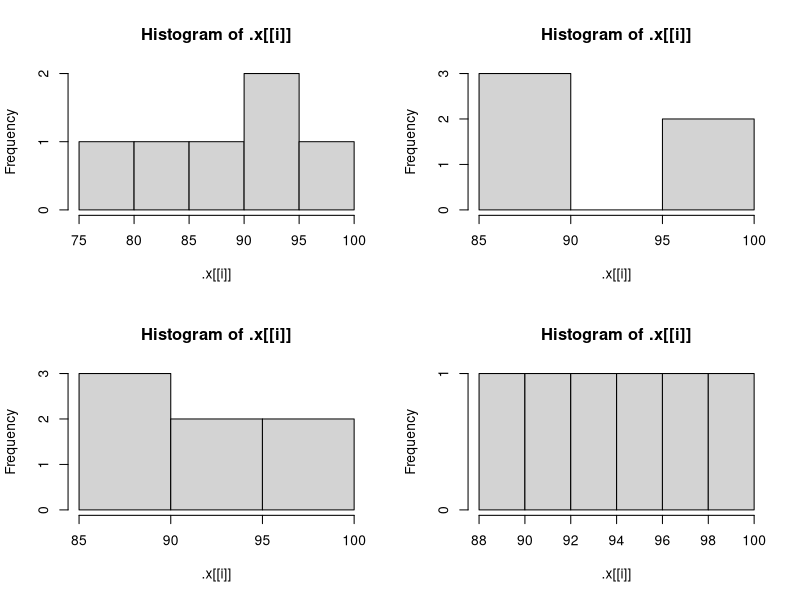
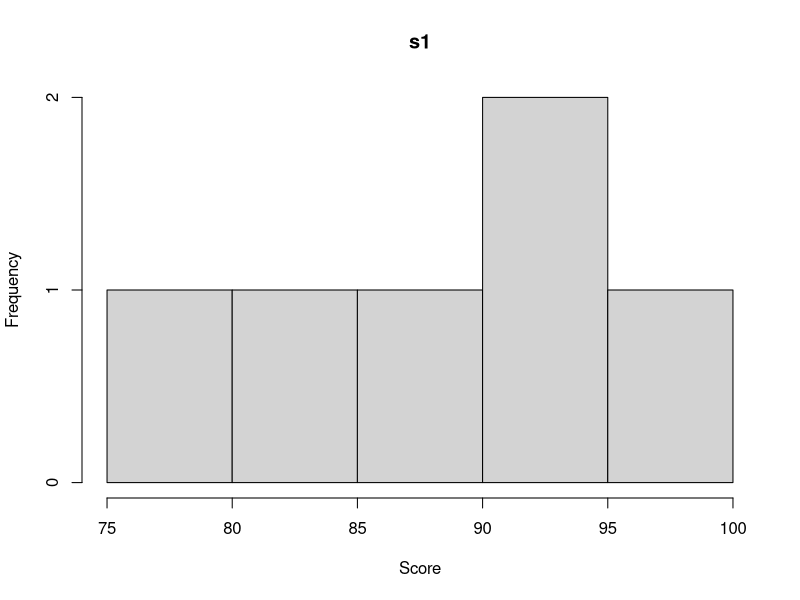
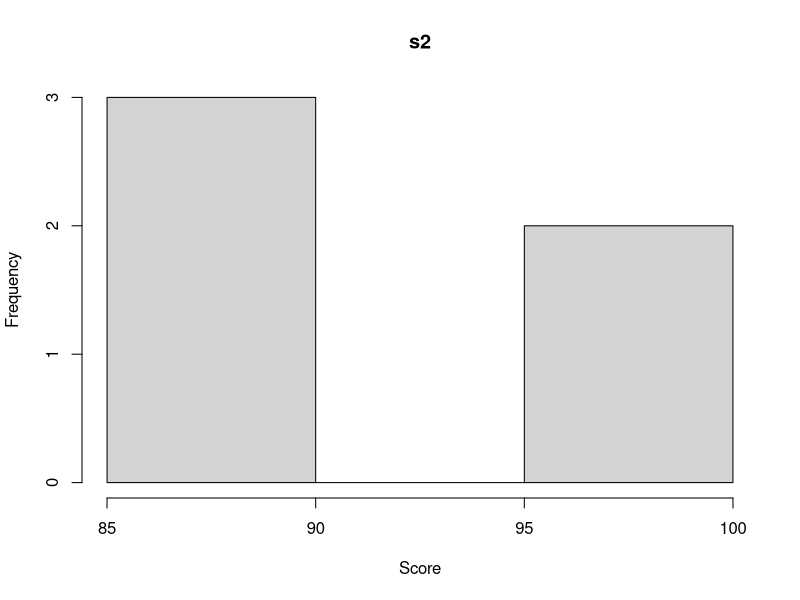
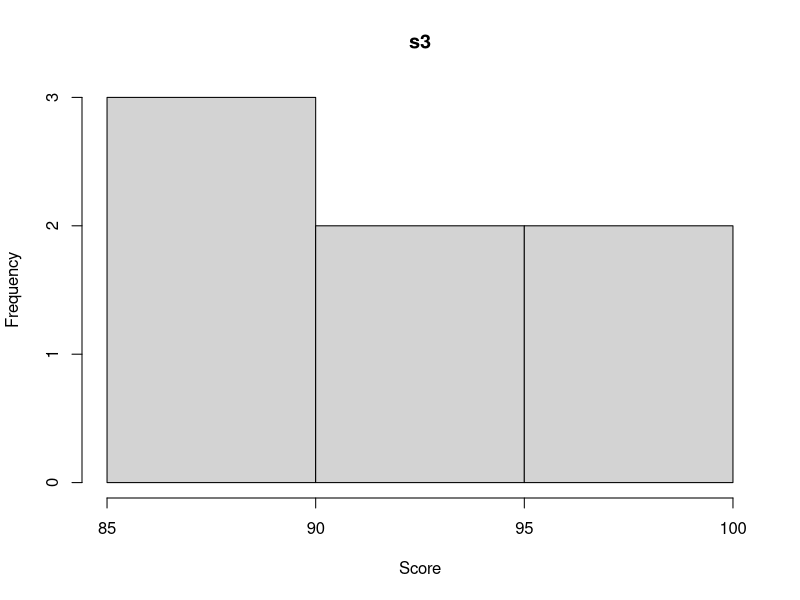
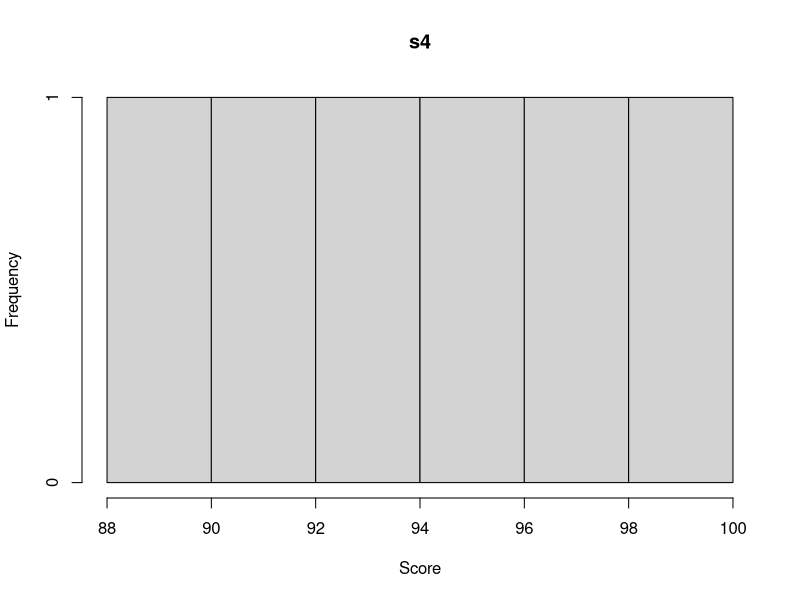
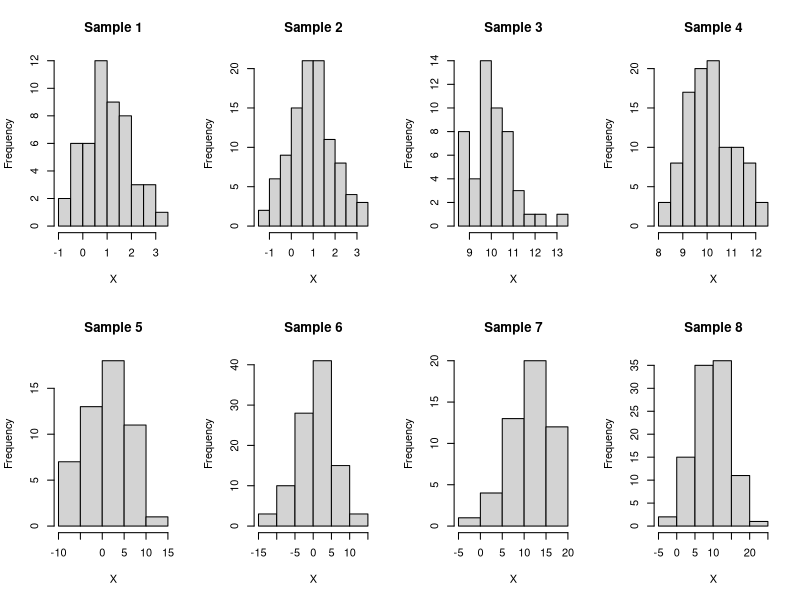
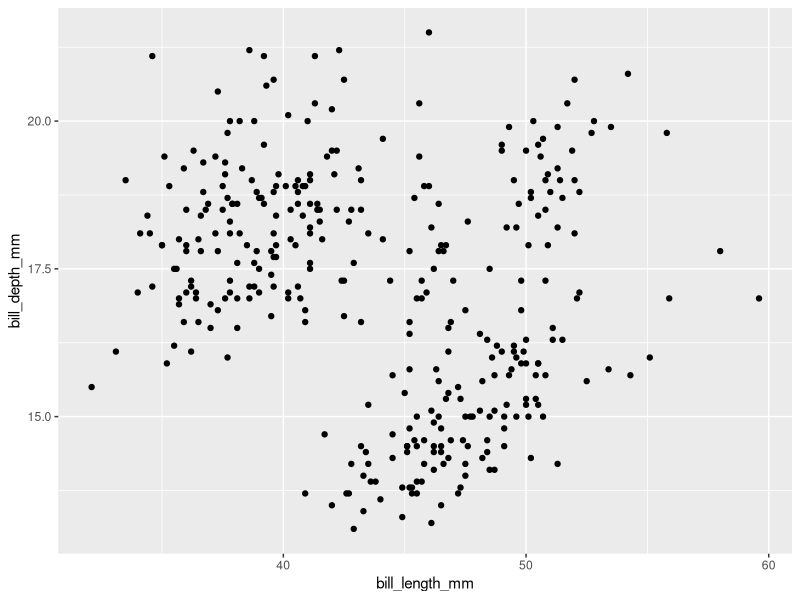
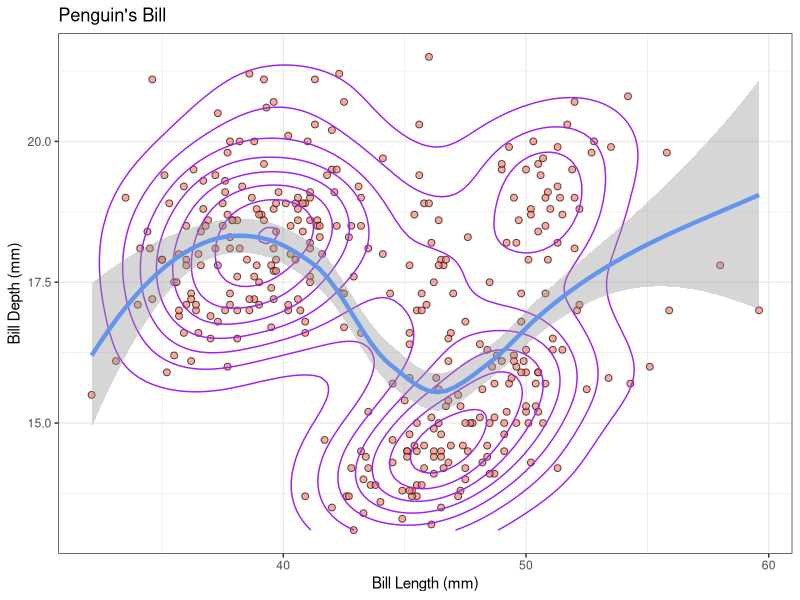

These figures' R source, in order:

#####################################
## R을 이용한 머신러닝: 비지도학습 ##
## (곽기영, 도서출판 청람)         ## 
#####################################

#######################
## 부록 B. Tidyverse ##
#######################

library(tidyverse)

################
## B.1 tibble ##
################

library(tibble)
tibble(id=c("A001", "A002", "A003"), 
       name=c("Mouse", "Keyboard", "USB"), 
       price=c(30000, 90000, 50000))

library(modeldata)
str(credit_data)
as_tibble(credit_data)

tibble(price=c(10, 22, 35),
       quantity=c(30, 50, 15),
       sales=price*quantity)

tbl <- tibble(id=1:3,
              data=list(tibble(x=1, y=2),
                        tibble(y=c(3, 4), z=c(5, 6)),
                        tibble(z=c(7, 8, 9), x=c(10, 11, 12))))
tbl
tbl$data
tbl$data[[2]]

###############
## B.2 dplyr ##
###############

library(tibble)
airtbl <- as_tibble(airquality)
airtbl

library(dplyr)
filter(airtbl, Month == 7)

filter(airtbl, Month == 7, Temp > 90)
filter(airtbl, Month == 7 & Temp > 90)
filter(airtbl, Ozone > 80 | Temp > 90)

slice(airtbl, 6:10)

slice_head(airtbl, n=3)
slice_tail(airtbl, n=3)
slice_head(airtbl)
slice_tail(airtbl)

slice_max(airtbl, order_by=Ozone, n=3)
slice_min(airtbl, order_by=Temp, n=3)
slice_max(airtbl, order_by=Ozone)
slice_min(airtbl, order_by=Temp)
slice_min(airtbl, order_by=Temp, n=3, with_ties=FALSE)

select(airtbl, 5, 6, 4)
select(airtbl, Month, Day, Temp)
select(airtbl, Temp:Day)
select(airtbl, -(Ozone:Wind))

select(airtbl, Month, Day, everything())

?select

arrange(airtbl, Temp, Month, Day)
arrange(airtbl, desc(Temp), Month, Day)

mutate(airtbl, Temp.C=(Temp-32)/1.8, Diff=Temp.C - mean(Temp.C))

summarise(airtbl, mean(Temp))
summarise(airtbl, 
          Min=min(Temp, na.rm=TRUE),
          Median=median(Temp, na.rm=TRUE),
          Mean=mean(Temp, na.rm=TRUE),
          SD=sd(Temp, na.rm=TRUE),
          Max=max(Temp, na.rm=TRUE),
          N=n(),
          Distinct.Month=n_distinct(Month),
          First.Month=first(Month),
          Last.Month=last(Month))	

air.group <- group_by(airtbl, Month)
class(air.group)
air.group

summarise(air.group,
          Number.of.Days=n(),
          Mean.Temp=mean(Temp, na.rm=TRUE),
          SD.Temp=sd(Temp, na.rm=TRUE))

air.ungroup <- ungroup(air.group)
class(air.ungroup)
summarise(air.ungroup, Mean.Temp=mean(Temp, na.rm=TRUE))

count(airtbl, Month, sort=TRUE)

tbl1 <- tibble(x=1:6, y=month.name[1:6])
tbl2 <- tibble(x=7:12, y=month.name[7:12])
tbl3 <- bind_rows(tbl1, tbl2)
tbl3

tbl4 <- tibble(z=month.abb)
bind_cols(tbl3, tbl4)

band_members
band_instruments

inner_join(x=band_members, y=band_instruments, by="name")

left_join(band_members, band_instruments, by="name")
right_join(band_members, band_instruments, by="name")
full_join(band_members, band_instruments, by="name")

band_instruments2
full_join(band_members, band_instruments2, by=c("name"="artist"))

semi_join(band_members, band_instruments, by="name")

anti_join(band_members, band_instruments, by="name")

1:10 %>% mean()
1:10 |> mean()

a1 <- select(airquality, Ozone, Temp, Month)
a2 <- group_by(a1, Month)
a3 <- summarise(a2, 
                Mean.Ozone=mean(Ozone, na.rm=TRUE), 
                Mean.Temp=mean(Temp, na.rm=TRUE))
a4 <- filter(a3, Mean.Ozone > 30 | Mean.Temp > 70)
a5 <- arrange(a4, desc(Mean.Temp))
a6 <- left_join(a5, tibble(Month=1:12, Month.Name=month.name), by="Month")
a6

air <- airtbl %>% 
  select(Ozone, Temp, Month) %>% 
  group_by(Month) %>% 
  summarise(Mean.Ozone=mean(Ozone, na.rm=TRUE), 
            Mean.Temp=mean(Temp, na.rm=TRUE)) %>% 
  filter(Mean.Ozone > 30 | Mean.Temp > 70) %>% 
  arrange(desc(Mean.Temp)) %>% 
  left_join(tibble(Month=1:12, Month.Name=month.name), by="Month")
air

###############
## B.3 purrr ##
###############

exams <- list(s1=c(78, 89, 91, 85, 95, 98),
              s2=c(85, 86, 97, 99, 90),
              s3=c(98, 96, 89, 90, 93, 85, 92),
              s4=c(98, 96, 91, 88, 93, 99))
exams
library(purrr)
map(.x=exams, .f=mean)

map_dbl(exams, mean)

map_dbl(exams, mean, trim=0.3)

exams |> 
  map_dbl(mean, trim=0.3)

map(exams, function(.) .*1.1) 

map(exams, ~.*1.1) 
map(exams, ~.x*1.1) 

fruits <- c("Apple", "Banana", "Strawberry")
fruits |> 
  map_chr(~paste(.x, "Juice", sep="-"))

# [그림 B-1]
windows(width=7.0, height=5.5)
par(mfrow=c(2, 2))
walk(exams, hist)

# [그림 B-2]
windows(width=7.0, height=5.5)
iwalk(exams, ~hist(.x, main=.y, xlab="Score"))

a <- list(1, 2, 3)
b <- list(10, 20, 30)
map2(.x=a, .y=b, .f=function(first, second) second - first)

map2(.x=a, .y=b, ~.y-.x)

map2_dbl(a, b, ~.y-.x)

set.seed(123)
map2(b, a, rnorm, n=5)

a <- list(1, 2, 3)
b <- list(10, 20, 30)
c <- list(100, 200, 300)
pmap(.l=list(a, b, c), .f=function(first, second, third) second - first + third)

pmap_dbl(list(a, b, c), ~..2-..1+..3)

args <- expand.grid(n=c(50, 100),
                    mean=c(1, 10),
                    sd=c(1, 5))
args
set.seed(123)
pmap(args, rnorm)

# [그림 B-3]
windows(width=7.0, height=5.5)
par(mfrow=c(2, 4))
set.seed(123)
pmap(args, rnorm) |> 
  iwalk(~hist(.x, main=paste("Sample", .y), , xlab="X"))

###############
## B.4 tidyr ##
###############

library(tidyr)
head(airquality)
aq.long <- pivot_longer(data=airquality, cols=Ozone:Temp,
                        names_to="Factor", values_to="Measurement")
head(aq.long)
tail(aq.long)

pivot_longer(data=airquality, cols=Ozone:Temp, 
             names_to="Factor", values_to="Measurement")
pivot_longer(data=airquality, cols=1:4, 
             names_to="Factor", values_to="Measurement")
pivot_longer(data=airquality, cols=c(-Month, -Day), 
             names_to="Factor", values_to="Measurement")

aq.wide <- pivot_wider(data=aq.long, names_from=Factor, values_from=Measurement)
head(aq.wide)
tail(aq.wide)

#################
## B.5 ggplot2 ##
#################

library(modeldata)
str(penguins)
levels(penguins$species)

library(ggplot2)

# [그림 B-6]
windows(width=7.0, height=5.5)
ggplot(data=penguins, mapping=aes(x=bill_length_mm, y=bill_depth_mm)) +
  geom_point() 

# [그림 B-7]
windows(width=7.0, height=5.5)
ggplot(penguins, aes(x=bill_length_mm, y=bill_depth_mm)) +
  geom_point(pch=21, color="black", fill="salmon", alpha=0.7, size=2) +
  geom_density_2d(color="purple") +
  geom_smooth(color="cornflowerblue", linewidth=1.5) +
  labs(title="Penguin's Bill",
       x="Bill Length (mm)", y="Bill Depth (mm)") +
  theme_bw()

?theme

# [그림 B-8]
p1 <- ggplot(penguins, aes(x=bill_length_mm, y=bill_depth_mm, shape=species)) +
  geom_point(size=2) +
  theme_bw() +
  theme(legend.title=element_blank(),
        legend.position="bottom")
p2 <- ggplot(penguins, aes(x=bill_length_mm, y=bill_depth_mm, color=species)) +
  geom_point(size=2) +
  theme_bw() +
  theme(legend.title=element_blank(),
        legend.position="bottom")
windows(width=10.0, height=5.5)
library(patchwork)
p1 + p2

# [그림 B-9]
windows(width=7.0, height=5.5)
ggplot(penguins, aes(x=bill_length_mm, y=bill_depth_mm, shape=species, color=species)) +
  geom_point(size=2) +
  scale_color_brewer(palette="Set2") +
  theme_bw() +
  theme(legend.title=element_blank(),
        legend.position="bottom")

library(RColorBrewer)
?RColorBrewer
?scale_color_viridis_d

# [그림 B-10]
windows(width=7.0, height=5.5)
ggplot(penguins, aes(x=bill_length_mm, y=bill_depth_mm)) +
  facet_wrap(vars(species)) +
  geom_point(pch=21, color="black", fill="cornflowerblue", size=2) +
  theme_bw() +
  theme(strip.text=element_text(size=10, face="bold", color="darkblue"),
        strip.background=element_rect(fill="azure"))
